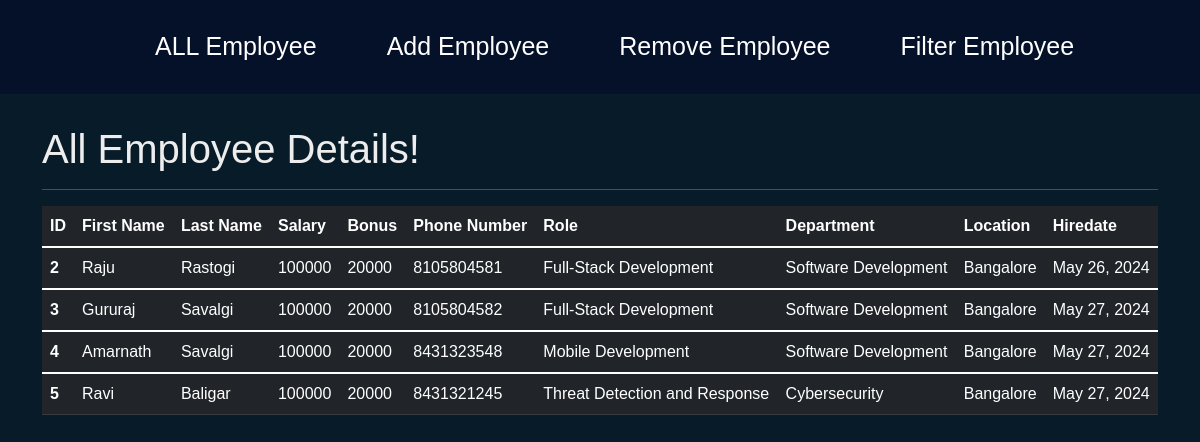
The page / on the database its author committed.
### home/models.py (models this page shows, shortened)
class Employee(models.Model):
    first_name = models.CharField(max_length=100, null=False)
    last_name = models.CharField(max_length=100)
    dept = models.ForeignKey(Department, on_delete=models.CASCADE)
    salary = models.IntegerField(default=0)
    bonus = models.IntegerField(default=0)
    role = models.ForeignKey(Role, on_delete=models.CASCADE)
    phone = models.IntegerField(default=0)
    hire_date = models.DateField()

class Role(models.Model):
    dept = models.ForeignKey(Department, on_delete=models.CASCADE)
    name = models.CharField(max_length=100, null=False)

class Department(models.Model):
    name = models.CharField(max_length=100,null=False)
    location = models.CharField(max_length=100)

### home/views.py (the view)
# urls.py: path('', views.all_emp, name='all_emp'),
def all_emp(request):
    emps = Employee.objects.all()
    context = {
        'emps': emps
    }
    return render(request, 'all_employee.html', context)

### home/template/all_employee.html (shortened to what this page needs)
{% extends "index.html" %}
{% block body %}
{% load static %}
    <div class="container">
        <h1>All Employee Details!</h1>
    <hr>
   <table class="table table-dark">
<thead>
  <tr>
    <th scope="col">ID</th>
    <th scope="col">First Name</th>
    <th scope="col">Last Name</th>
    <th scope="col">Salary</th>
    <th scope="col">Bonus</th>
    <th scope="col">Phone Number</th>
    <th scope="col">Role</th>
    <th scope="col">Department</th>
    <th scope="col">Location</th>
    <th scope="col">Hiredate</th>
  </tr>
</thead>
       {% for emp in emps %}
<tbody>
  <tr>
    <th scope="row">{{emp.id}}</th>
    <td>{{emp.first_name}}</td>
    <td>{{emp.last_name}}</td>
    <td>{{emp.salary}}</td>
    <td>{{emp.bonus}}</td>
    <td>{{emp.phone}}</td>
    <td>{{emp.role.name}}</td>
    <td>{{emp.dept.name}}</td>
    <td>{{emp.dept.location}}</td>
    <td>{{emp.hire_date}}</td>
  </tr>
</tbody>
       {% endfor %}
</table>
</div>
{% endblock body %}

### home/template/index.html (shortened to what this page needs)
{% load static %}
<!DOCTYPE html>
<html lang="en">
<head>
    <link href="https://cdn.jsdelivr.net/npm/bootstrap@5.1.3/dist/css/bootstrap.min.css" rel="stylesheet">
    <link rel="stylesheet" href="/static/css/index.css">
</head>
<body>
    <header class="header">
        <nav class="navbar" id="navbar">
            <a href="/" class="active">ALL Employee</a>
            <a href="/add_emp">Add Employee</a>
            <a href="/remove_emp">Remove Employee</a>
            <a href="/filter_emp">Filter Employee</a>
        </nav>
    </header>
    {% block body %} {% endblock body %}
</body>
</html>

### static/css/index.css (style rules this page uses)
* { margin: 0; padding: 0; box-sizing: border-box; scroll-behavior: smooth; font-family: 'poppins', sans-serif; list-style: none; }
body { color: #ededed; background: #081b29; }
.header { position: fixed; top: 0; left: 0; width: 100%; padding: 20px 10%; background: #051129; display: flex; justify-content: space-between; align-items: center; z-index: 100; }
.navbar { display: flex; gap: 35px; line-height: 1.5; }
.navbar a { display: inline-block; font-size: 25px; color: #fff; text-decoration: none; font-weight: 500; margin-left: 35px; }
.container { position: relative; top: 125px; }

### rows shown on the page
Employee: id "2", first_name "Raju", last_name "Rastogi", salary "100000", bonus "20000", phone "8105804581", role.name "Full-Stack Development", dept.name "Software Development", dept.location "Bangalore", hire_date "May 26, 2024"
Employee: id "3", first_name "Gururaj", last_name "Savalgi", salary "100000", bonus "20000", phone "8105804582", role.name "Full-Stack Development", dept.name "Software Development", dept.location "Bangalore", hire_date "May 27, 2024"
Employee: id "4", first_name "Amarnath", last_name "Savalgi", salary "100000", bonus "20000", phone "8431323548", role.name "Mobile Development", dept.name "Software Development", dept.location "Bangalore", hire_date "May 27, 2024"
Employee: id "5", first_name "Ravi", last_name "Baligar", salary "100000", bonus "20000", phone "8431321245", role.name "Threat Detection and Response", dept.name "Cybersecurity", dept.location "Bangalore", hire_date "May 27, 2024"
